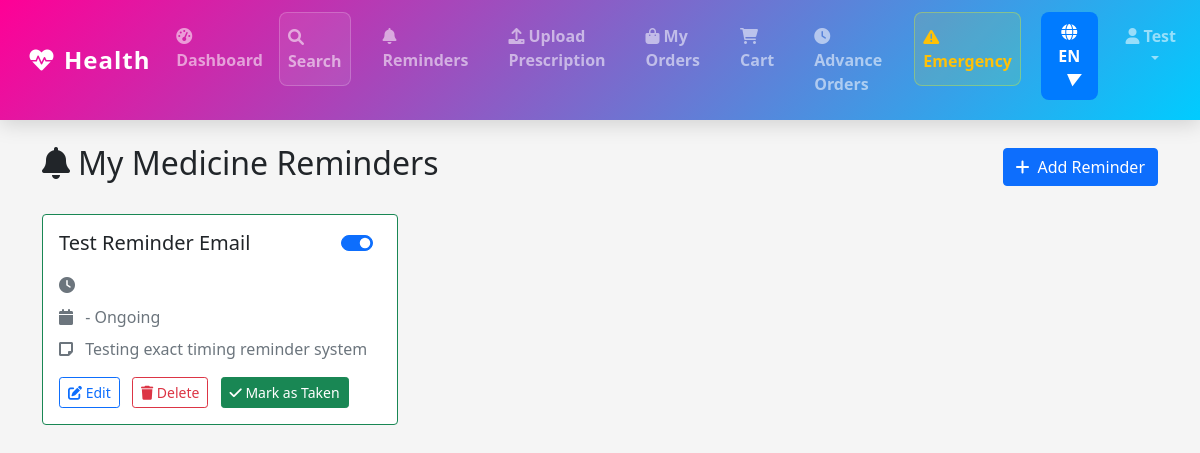
Before: /en/reminders/ (signed in) with the older database file.
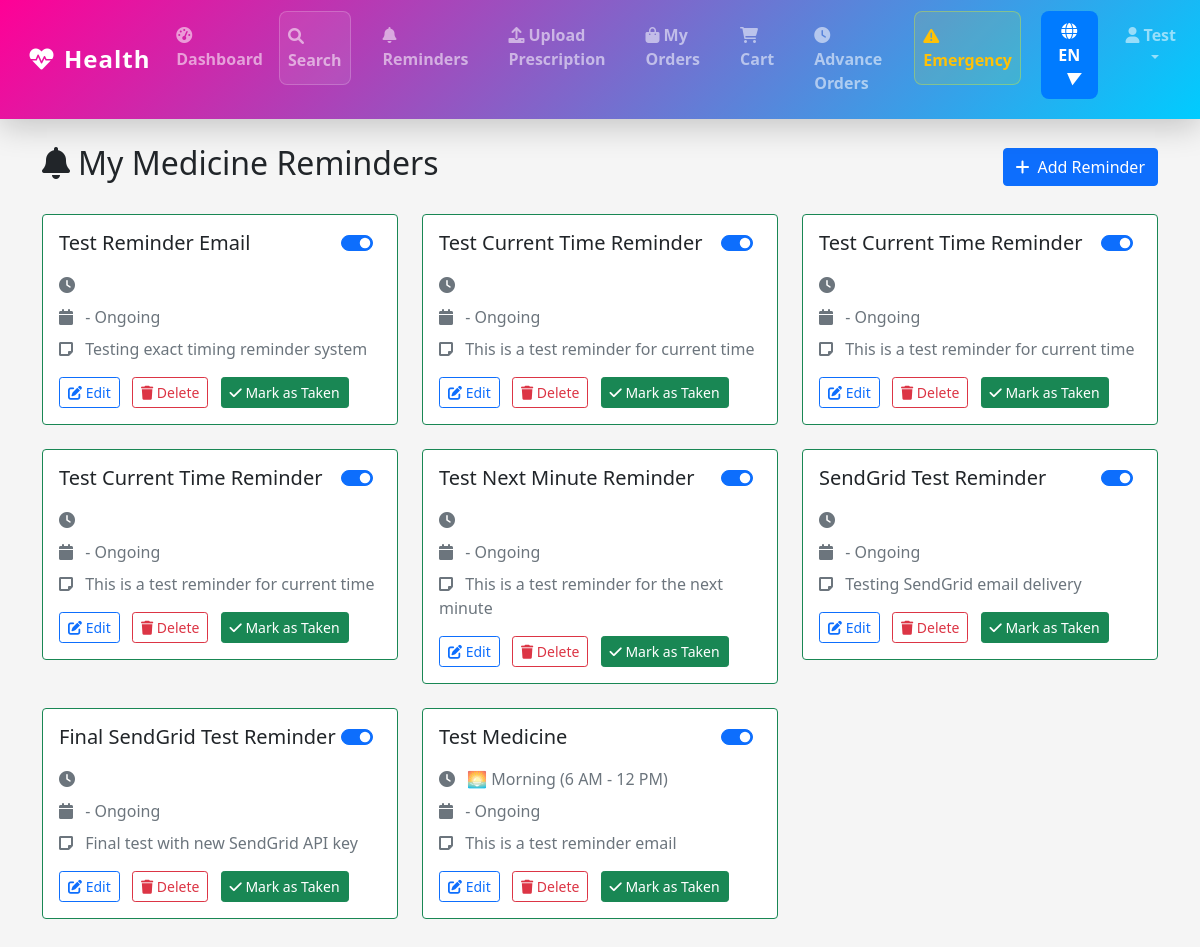
After: the same page with the newer database file.
### users/models.py (models this page shows, shortened)
class User(AbstractUser):
    LANGUAGE_CHOICES = [
        ('en', 'English'),
        ('hi', 'Hindi'),
        ('mr', 'Marathi'),
    ]
    phone_number = models.CharField(max_length=15, unique=True)
    preferred_language = models.CharField(max_length=2, choices=LANGUAGE_CHOICES, default='en')
    profile_picture = models.ImageField(upload_to='profile_pictures/', null=True, blank=True)
    is_pharmacist = models.BooleanField(default=False)
    pharmacy = models.ForeignKey('pharmacy.Pharmacy', on_delete=models.SET_NULL, null=True, blank=True, related_name='pharmacists')
    created_at = models.DateTimeField(auto_now_add=True)
    updated_at = models.DateTimeField(auto_now=True)

### reminders/models.py (models this page shows, shortened)
class Reminder(models.Model):
    TIME_CHOICES = [
        ('morning', '🌅 Morning (6 AM - 12 PM)'),
        ('afternoon', '☀️ Afternoon (12 PM - 6 PM)'),
        ('evening', '🌆 Evening (6 PM - 9 PM)'),
        ('night', '🌙 Night (9 PM - 6 AM)'),
    ]
    ALERT_TYPES = [
        ('tone', '🔊 Tone'),
        ('vibrate', '📳 Vibrate'),
        ('visual', '👁️ Visual'),
        ('email', '📧 Email'),
        ('all', '🔔 All (Email + App)'),
    ]
    user = models.ForeignKey(User, on_delete=models.CASCADE)
    medicine_name = models.CharField(max_length=200)
    time_slot = models.CharField(max_length=20, choices=TIME_CHOICES)
    specific_time = models.TimeField(null=True, blank=True)
    notes = models.TextField(blank=True)  # e.g., "after lunch"
    alert_type = models.CharField(max_length=20, choices=ALERT_TYPES, default='all')
    is_active = models.BooleanField(default=True)
    send_email = models.BooleanField(default=True)
    created_at = models.DateTimeField(auto_now_add=True)
    updated_at = models.DateTimeField(auto_now=True)
    taken = models.BooleanField(default=False)
    taken_at = models.DateTimeField(null=True, blank=True)
    class Meta:
        ordering = ['time_slot', 'specific_time']

### reminders/views.py (the view)
# urls.py: path('', views.reminder_list, name='list'),
@login_required
def reminder_list(request):
    reminders = Reminder.objects.filter(user=request.user).order_by('time_slot', 'specific_time')
    grouped_reminders = {
        'morning': reminders.filter(time_slot='morning'),
        'afternoon': reminders.filter(time_slot='afternoon'),
        'evening': reminders.filter(time_slot='evening'),
        'night': reminders.filter(time_slot='night'),
    }
    context = {
        'reminders': reminders,
        'grouped_reminders': grouped_reminders,
        'active_count': reminders.filter(is_active=True).count(),
        'total_count': reminders.count(),
    }
    return render(request, 'reminders/list.html', context)

### core/context_processors.py (called while the page is built)
def language_info(request):
    try:
        return {
            'LANGUAGE_CODE': translation.get_language(),
            'LANGUAGES': settings.LANGUAGES,
            'CURRENT_LANGUAGE': dict(settings.LANGUAGES).get(translation.get_language(), 'English'),
        }
    except Exception as e:
        print(f"Context processor error: {e}")
        return {
            'LANGUAGE_CODE': 'en',
            'LANGUAGES': settings.LANGUAGES,
            'CURRENT_LANGUAGE': 'English',
        }

### orders/models.py (called while the page is built)
    @property
    def item_count(self):
        return self.items.count()

### orders/services.py (called while the page is built)
    @staticmethod
    def get_or_create_cart(user):
        from .models import Cart
        cart, created = Cart.objects.get_or_create(user=user)
        return cart

### orders/templatetags/order_filters.py (called while the page is built)
@register.simple_tag
def get_cart_count(user):
    if user.is_authenticated:
        try:
            cart = CartService.get_or_create_cart(user)
            return cart.item_count
        except:
            return 0
    return 0

### templates/reminders/list.html (shortened to what this page needs)
{% extends 'base.html' %}
{% load static %}
{% block content %}
<div class="container py-4">
    <div class="row">
        <div class="col-12">
            <div class="d-flex justify-content-between align-items-center mb-4">
                <h2><i class="fas fa-bell me-2"></i>My Medicine Reminders</h2>
                <a href="{% url 'reminders:add' %}" class="btn btn-primary">
                    <i class="fas fa-plus me-2"></i>Add Reminder
                </a>
            </div>
            {% if reminders %}
                <div class="row">
                    {% for reminder in reminders %}
                        <div class="col-md-6 col-lg-4 mb-4">
                            <div class="card reminder-card {% if reminder.is_active %}border-success{% else %}border-secondary{% endif %}">
                                <div class="card-body">
                                    <div class="d-flex justify-content-between align-items-start mb-3">
                                        <h5 class="card-title mb-0">{{ reminder.medicine_name }}</h5>
                                        <div class="form-check form-switch">
                                            <input class="form-check-input" type="checkbox"
                                                   {% if reminder.is_active %}checked{% endif %}
                                                   onchange="toggleReminder({{ reminder.id }}, this.checked)">
                                        </div>
                                    </div>
                                    <div class="reminder-details">
                                        <p class="text-muted mb-2">
                                            <i class="fas fa-clock me-2"></i>
                                            {{ reminder.get_time_slot_display }}
                                        </p>
                                        <p class="text-muted mb-2">
                                            <i class="fas fa-calendar me-2"></i>
                                            {{ reminder.start_date|date:"M d, Y" }} -
                                            {% if reminder.end_date %}
                                                {{ reminder.end_date|date:"M d, Y" }}
                                            {% else %}
                                                Ongoing
                                            {% endif %}
                                        </p>
                                        {% if reminder.notes %}
                                            <p class="text-muted mb-3">
                                                <i class="fas fa-sticky-note me-2"></i>
                                                {{ reminder.notes }}
                                            </p>
                                        {% endif %}
                                    </div>
                                    <div class="reminder-actions">
                                        <a href="{% url 'reminders:edit' reminder.id %}"
                                           class="btn btn-sm btn-outline-primary me-2">
                                            <i class="fas fa-edit"></i> Edit
                                        </a>
                                        <a href="{% url 'reminders:delete' reminder.id %}" class="btn btn-sm btn-outline-danger me-2">
                                            <i class="fas fa-trash"></i> Delete
                                        </a>
                                        <form method="post" action="{% url 'reminders:mark_taken' reminder.id %}" style="display:inline;">
                                            <button type="submit" class="btn btn-sm {% if reminder.taken %}btn-secondary{% else %}btn-success{% endif %}">
                                                <i class="fas fa-check"></i> {% if reminder.taken %}Taken{% else %}Mark as Taken{% endif %}
                                            </button>
                                        </form>
                                    </div>
                                </div>
                            </div>
                        </div>
                    {% endfor %}
                </div>
            {% endif %}
        </div>
    </div>
</div>
{% endblock %}

### templates/base.html (shortened to what this page needs)
{% load i18n %}
{% load static %}
<!DOCTYPE html>
<html lang="{{ LANGUAGE_CODE }}">
<head>
    <link href="https://cdn.jsdelivr.net/npm/bootstrap@5.1.3/dist/css/bootstrap.min.css" rel="stylesheet">
    <link href="https://cdnjs.cloudflare.com/ajax/libs/font-awesome/6.0.0/css/all.min.css" rel="stylesheet">
</head>
<body style="background:whitesmoke;">
    <nav class="navbar navbar-expand-lg navbar-dark sticky-top"
     style="background: linear-gradient(135deg, rgb(255, 0, 150), rgb(0, 204, 255));">
        <div class="container-fluid">
            <a class="navbar-brand fw-bold" href="{% url 'core:home' %}">
                <i class="fas fa-heartbeat me-2"></i>{% trans "HealthBridge 360" %}
            </a>
            <div class="collapse navbar-collapse" id="navbarNav">
                <ul class="navbar-nav ms-auto">
                    {% if user.is_authenticated %}
                        <li class="nav-item">
                            <a class="nav-link" href="{% url 'core:dashboard' %}">
                                <i class="fas fa-tachometer-alt me-1"></i>{% trans "Dashboard" %}
                            </a>
                        </li>
                        <li class="nav-item me-3">
                            <a class="nav-link" href="{% url 'core:search' %}">
                                <i class="fas fa-search me-1"></i>{% trans "Search" %}
                            </a>
                        </li>
                        {% if not user.is_pharmacist %}
                        <li class="nav-item me-3">
                            <a class="nav-link" href="{% url 'reminders:list' %}">
                                <i class="fas fa-bell me-1"></i>{% trans "Reminders" %}
                            </a>
                        </li>
                        <li class="nav-item me-3">
                            <a class="nav-link" href="{% url 'orders:upload_prescription' %}">
                                <i class="fas fa-upload me-1"></i>{% trans "Upload Prescription" %}
                            </a>
                        </li>
                        <li class="nav-item me-3">
                            <a class="nav-link" href="{% url 'orders:my_orders' %}">
                                <i class="fas fa-shopping-bag me-1"></i>{% trans "My Orders" %}
                            </a>
                        </li>
                        <li class="nav-item me-3">
                            <a class="nav-link position-relative" href="{% url 'orders:view_cart' %}">
                                <i class="fas fa-shopping-cart me-1"></i>{% trans "Cart" %}
                                {% if user.is_authenticated %}
                                    {% load order_filters %}
                                    {% get_cart_count user as cart_count %}
                                {% endif %}
                            </a>
                        </li>
                        <li class="nav-item me-3">
                            <a class="nav-link" href="{% url 'orders:advance_orders' %}">
                                <i class="fas fa-clock me-1"></i>{% trans "Advance Orders" %}
                            </a>
                        </li>
                        {% endif %}
                        <li class="nav-item me-3">
                            <a class="nav-link text-warning" href="{% url 'core:emergency' %}">
                                <i class="fas fa-exclamation-triangle me-1"></i>{% trans "Emergency" %}
                            </a>
                        </li>
                        <li class="nav-item me-3 language-nav-item" style="position: relative; z-index: 1060;">
                            {% include 'components/language_switcher.html' %}
                        </li>
                        <li class="nav-item dropdown">
                            <a class="nav-link dropdown-toggle" href="#" id="navbarDropdown" role="button" data-bs-toggle="dropdown">
                                <i class="fas fa-user me-1"></i>{{ user.first_name }}
                            </a>
                        </li>
                    {% endif %}
                </ul>
            </div>
        </div>
    </nav>
    <main class="container-fluid px-0">
        {% block content %}
        {% endblock %}
    </main>
    <script src="{% load static %}{% static 'js/main.js' %}"></script>
</body>
</html>

### templates/components/language_switcher.html (shortened to what this page needs)
<div class="language-switcher-wrapper" style="position: relative; display: inline-block;">
    <button id="languageSwitcherBtn" style="background: #007bff; color: white; border: none; padding: 8px 16px; border-radius: 8px; cursor: pointer; font-weight: 600;">
        <i class="fas fa-globe"></i> <span id="currentLangLabel">{{ CURRENT_LANGUAGE|slice:":2"|upper }}</span> <i id="dropdownArrow" style="margin-left: 8px; transition: transform 0.3s;">&#9660;</i>
    </button>
</div>

### templates/base.html (style rules this page uses)
nav.navbar { background: linear-gradient(135deg, rgb(255, 0, 150), rgb(0, 204, 255)); transition: all 0.4s cubic-bezier(0.25, 0.46, 0.45, 0.94); box-shadow: 0 4px 20px rgba(0,0,0,0.15); position: sticky; top: 0; z-index: 1030; padding: 12px 0; }
.navbar-brand { font-weight: 700; font-size: 1.5rem; letter-spacing: 1px; transition: all 0.4s cubic-bezier(0.25, 0.46, 0.45, 0.94); padding: 10px 16px; border-radius: 12px; position: relative; overflow: hidden; }
.navbar-brand::before { content: ''; position: absolute; top: 0; left: -100%; width: 100%; height: 100%; background: linear-gradient(90deg, transparent, rgba(255, 255, 255, 0.2), transparent); transition: left 0.5s ease; }
.navbar-brand i { transition: all 0.4s cubic-bezier(0.68, -0.55, 0.265, 1.55); display: inline-block; }
.navbar-nav .nav-link { font-weight: 600; font-size: 1rem; color: #f8f9fa; position: relative; transition: all 0.3s cubic-bezier(0.25, 0.46, 0.45, 0.94); padding: 12px 18px; margin: 0 4px; border-radius: 8px; overflow: hidden; }
.navbar-nav .nav-link::before { content: ''; position: absolute; top: 0; left: -100%; width: 100%; height: 100%; background: linear-gradient(90deg, transparent, rgba(255, 102, 204, 0.2), transparent); transition: left 0.4s ease; }
.navbar-nav .nav-link::after { content: ''; position: absolute; width: 0%; height: 3px; bottom: 0; left: 50%; background: linear-gradient(90deg, #ff66cc, #ff3366); transition: all 0.3s ease; transform: translateX(-50%); }
.navbar-nav .nav-link[href*="search"] { background: rgba(255, 255, 255, 0.08); border: 1px solid rgba(255, 255, 255, 0.2); position: relative; }
.navbar-nav .nav-link[href*="search"]::before { background: linear-gradient(45deg, rgba(255, 102, 204, 0.3), rgba(0, 204, 255, 0.3)); }
.navbar-nav .nav-link[href*="emergency"] { background: rgba(255, 255, 0, 0.1); border: 1px solid rgba(255, 255, 0, 0.3); animation: emergencyPulse 2s infinite; position: relative; }
.nav-item.dropdown, .nav-item.dropdown > a.nav-link.dropdown-toggle { pointer-events: auto !important; cursor: pointer !important; user-select: none; }
.nav-item.dropdown { position: relative !important; }
.language-nav-item { pointer-events: auto !important; }
.language-nav-item * { pointer-events: auto !important; }
nav.navbar { overflow: visible !important; }
.navbar-collapse { overflow: visible !important; }
html { scroll-behavior: smooth; }

Changed rows visible on the page:
added Reminder: medicine_name "Test Current Time Reminder", is_active "☑", notes "This is a test reminder for current time", taken "Mark as Taken"
added Reminder: medicine_name "Test Current Time Reminder", is_active "☑", notes "This is a test reminder for current time", taken "Mark as Taken"
added Reminder: medicine_name "Test Current Time Reminder", is_active "☑", notes "This is a test reminder for current time", taken "Mark as Taken"
added Reminder: medicine_name "Test Next Minute Reminder", is_active "☑", notes "This is a test reminder for the next minute", taken "Mark as Taken"
added Reminder: medicine_name "SendGrid Test Reminder", is_active "☑", notes "Testing SendGrid email delivery", taken "Mark as Taken"
added Reminder: medicine_name "Final SendGrid Test Reminder", is_active "☑", notes "Final test with new SendGrid API key", taken "Mark as Taken"
added Reminder: medicine_name "Test Medicine", is_active "☑", time_slot "🌅 Morning (6 AM - 12 PM)", notes "This is a test reminder email", taken "Mark as Taken"
